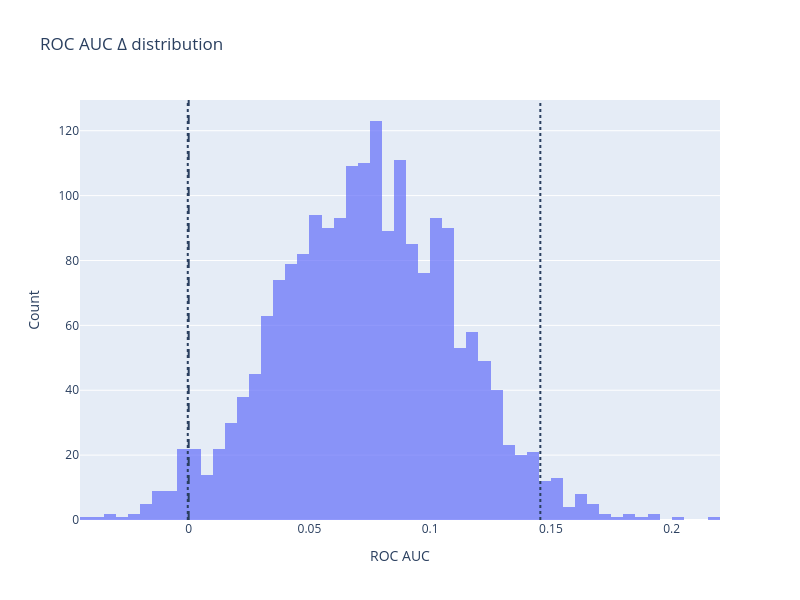
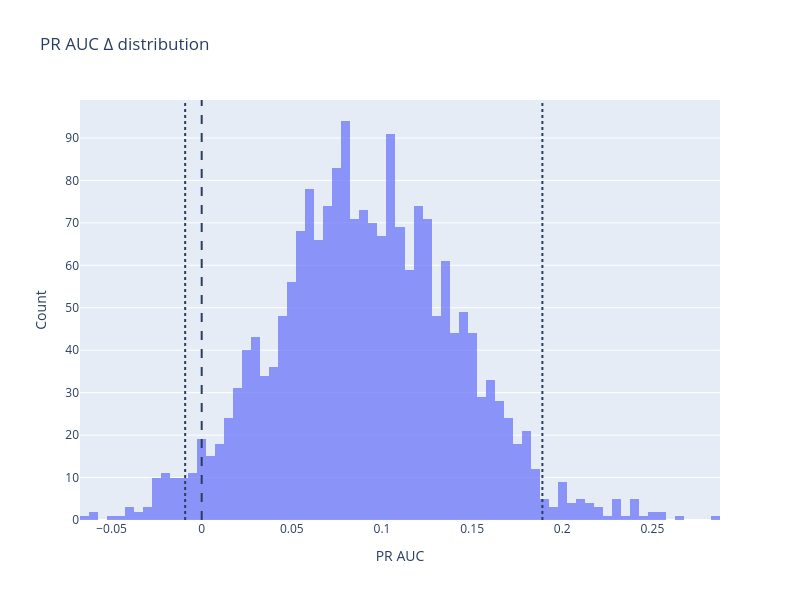

The code cell stored with these charts, in order, in its notebook:
### Code cell
roc_res, roc_deltas = bootstrap_roc_auc_delta(simple_mean_df, residual_mean_df)
pr_res, pr_deltas = bootstrap_pr_auc_delta(simple_mean_df, residual_mean_df)

print('ROC:', roc_res)
print('PR:', pr_res)

plot_bootstrap_deltas(
    roc_deltas,
    metric_name='ROC AUC'
)

plot_bootstrap_deltas(
    pr_deltas,
    metric_name='PR AUC'
)

### Figure 1 — Plotly figure (JSON) as saved in the notebook; plotly's stock layout.template omitted (floating-point values rounded to 4 significant figures; data arrays with more than 128 entries replaced by an {"elided": "..."} marker saying what was removed)
{"data": [{"name": "ROC AUC", "nbinsx": 100, "opacity": 0.7, "type": "histogram", "x": {"elided": "2000 float values"}}], "layout": {"height": 600, "shapes": [{"line": {"dash": "dash"}, "type": "line", "x0": 0, "x1": 0, "xref": "x", "y0": 0, "y1": 1, "yref": "y domain"}, {"line": {"dash": "dot"}, "type": "line", "x0": -0.0003752, "x1": -0.0003752, "xref": "x", "y0": 0, "y1": 1, "yref": "y domain"}, {"line": {"dash": "dot"}, "type": "line", "x0": 0.1456, "x1": 0.1456, "xref": "x", "y0": 0, "y1": 1, "yref": "y domain"}], "showlegend": false, "title": {"text": "ROC AUC Δ distribution"}, "width": 800, "xaxis": {"title": {"text": "ROC AUC"}}, "yaxis": {"title": {"text": "Count"}}}}

### Figure 2 — Plotly figure (JSON) as saved in the notebook; plotly's stock layout.template omitted (floating-point values rounded to 4 significant figures; data arrays with more than 128 entries replaced by an {"elided": "..."} marker saying what was removed)
{"data": [{"name": "PR AUC", "nbinsx": 100, "opacity": 0.7, "type": "histogram", "x": {"elided": "2000 float values"}}], "layout": {"height": 600, "shapes": [{"line": {"dash": "dash"}, "type": "line", "x0": 0, "x1": 0, "xref": "x", "y0": 0, "y1": 1, "yref": "y domain"}, {"line": {"dash": "dot"}, "type": "line", "x0": -0.009163, "x1": -0.009163, "xref": "x", "y0": 0, "y1": 1, "yref": "y domain"}, {"line": {"dash": "dot"}, "type": "line", "x0": 0.189, "x1": 0.189, "xref": "x", "y0": 0, "y1": 1, "yref": "y domain"}], "showlegend": false, "title": {"text": "PR AUC Δ distribution"}, "width": 800, "xaxis": {"title": {"text": "PR AUC"}}, "yaxis": {"title": {"text": "Count"}}}}
